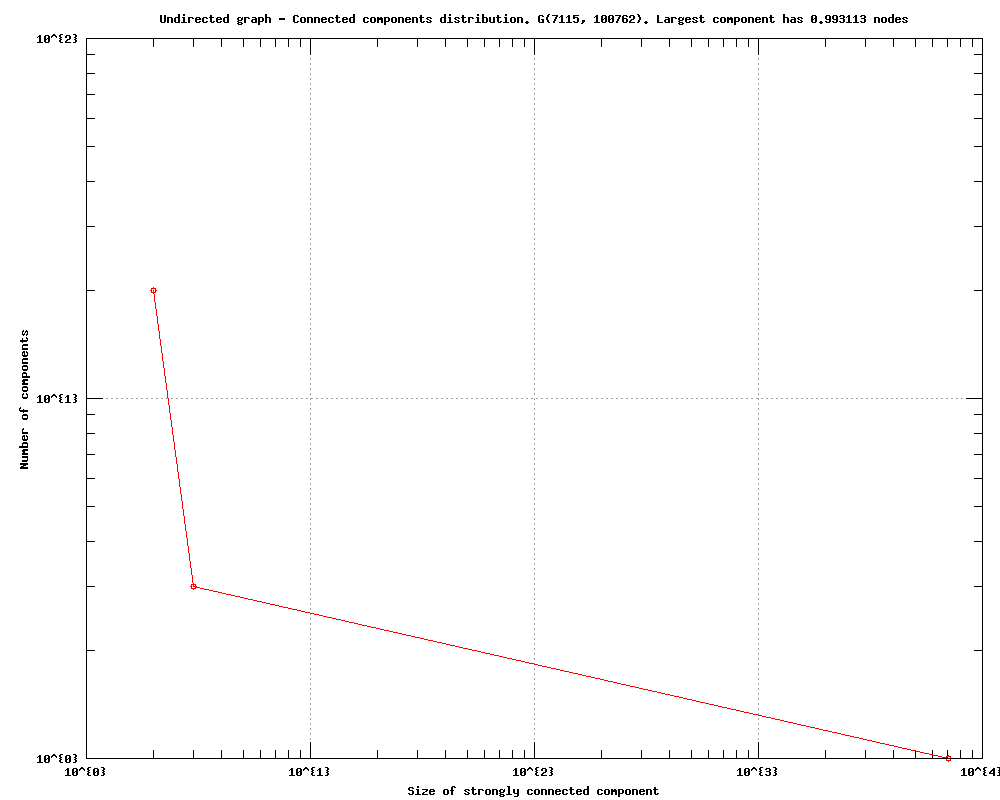

Recreate this plot in gnuplot.
#
# Undirected graph - Connected components distribution. G(7115, 100762). Largest component has 0.993113 nodes (Fri Sep 23 19:18:09 2016)
#

set title "Undirected graph - Connected components distribution. G(7115, 100762). Largest component has 0.993113 nodes"
set key bottom right
set logscale xy 10
set format x "10^{%L}"
set mxtics 10
set format y "10^{%L}"
set mytics 10
set grid
set xlabel "Size of strongly connected component"
set ylabel "Number of components"
set tics scale 2
set terminal png size 1000,800
set output 'scc.conn_components_plotWiki-Vote.txt.png'
plot 	"scc.conn_components_plotWiki-Vote.txt.tab" using 1:2 title "" with linespoints pt 6
